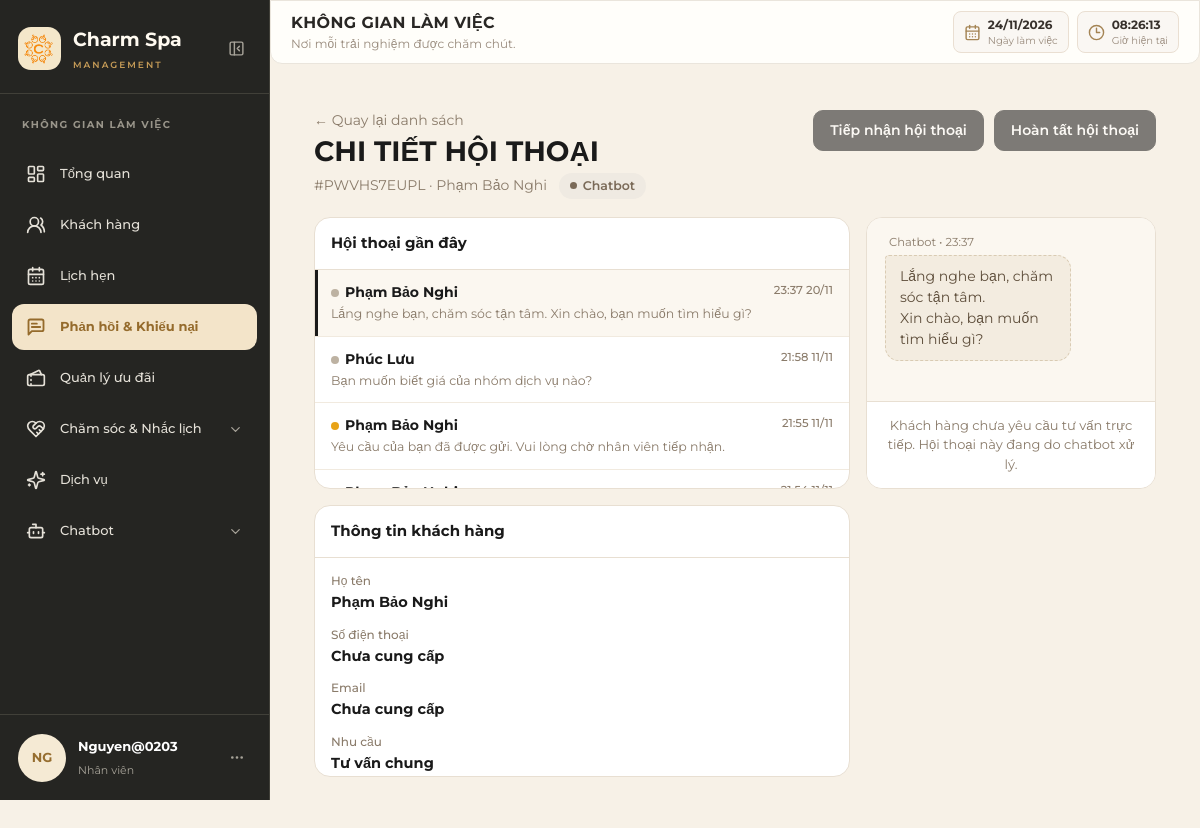
Page /chatbot/admin/conversations/PWVHS7EUPL/ (signed in) on the committed database.
### chatbot/models.py (models this page shows, shortened)
class PhienHoiThoai(models.Model):
    ma_pht = models.CharField(max_length=10, primary_key=True, verbose_name="Mã phiên hội thoại")
    ma_kh = models.ForeignKey(KhachHang, on_delete=models.SET_NULL, null=True, blank=True, verbose_name="Khách hàng")
    ma_kb = models.ForeignKey(KichBanChatbot, on_delete=models.SET_NULL, null=True, blank=True, verbose_name="Kịch bản")
    thoi_gian_bat_dau = models.DateTimeField(auto_now_add=True, verbose_name="Thời gian bắt đầu")
    thoi_gian_ket_thuc = models.DateTimeField(null=True, blank=True, verbose_name="Thời gian kết thúc")
    trang_thai = models.CharField(max_length=30, default='Đang xử lý', verbose_name="Trạng thái")
    ket_qua_xu_ly = models.CharField(max_length=255, null=True, blank=True, verbose_name="Kết quả xử lý")
    class Meta:
        verbose_name = "Phiên hội thoại"
        verbose_name_plural = "Phiên hội thoại"

class TinNhan(models.Model):
    ma_tn = models.CharField(max_length=10, primary_key=True, verbose_name="Mã tin nhắn")
    ma_pht = models.ForeignKey(PhienHoiThoai, on_delete=models.CASCADE, verbose_name="Phiên hội thoại")
    ma_nv = models.ForeignKey(NhanVien, on_delete=models.SET_NULL, null=True, blank=True, verbose_name="Nhân viên gửi")
    ma_buoc = models.ForeignKey(BuocChatbot, on_delete=models.SET_NULL, null=True, blank=True,
                                verbose_name="Bước chatbot gửi")
    loai_nguoi_gui = models.CharField(max_length=20, choices=[('Khách hàng', 'Khách hàng'), ('Chatbot', 'Chatbot'),
                                                              ('Nhân viên', 'Nhân viên')],
                                      verbose_name="Loại người gửi")
    noi_dung = models.TextField(verbose_name="Nội dung tin nhắn")
    thoi_gian = models.DateTimeField(auto_now_add=True, verbose_name="Thời gian")
    class Meta:
        verbose_name = "Tin nhắn"
        verbose_name_plural = "Tin nhắn"

class YeuCauTuVan(models.Model):
    ma_yctv = models.CharField(max_length=10, primary_key=True, verbose_name="Mã yêu cầu tư vấn")
    ma_pht = models.ForeignKey(PhienHoiThoai, on_delete=models.CASCADE, verbose_name="Phiên hội thoại")
    ma_nv = models.ForeignKey(NhanVien, on_delete=models.SET_NULL, null=True, blank=True,
                              verbose_name="Nhân viên tiếp nhận")
    noi_dung = models.TextField(verbose_name="Nội dung yêu cầu")
    thoi_gian_yeu_cau = models.DateTimeField(auto_now_add=True, verbose_name="Thời gian yêu cầu")
    trang_thai = models.CharField(max_length=30, default='Chờ xử lý', verbose_name="Trạng thái")
    nguoi_tiep_nhan = models.CharField(max_length=100, blank=True, default='', verbose_name="Người tiếp nhận")
    thoi_gian_tiep_nhan = models.DateTimeField(null=True, blank=True, verbose_name="Thời gian tiếp nhận")
    thoi_gian_hoan_tat = models.DateTimeField(null=True, blank=True, verbose_name="Thời gian hoàn tất")
    ghi_chu_xu_ly = models.TextField(blank=True, default='', verbose_name="Ghi chú xử lý")
    class Meta:
        verbose_name = "Yêu cầu tư vấn"
        verbose_name_plural = "Yêu cầu tư vấn"

### customers/models.py (models this page shows, shortened)
class KhachHang(models.Model):
    ma_kh = models.CharField(max_length=20, primary_key=True, verbose_name="Mã khách hàng")
    ma_tk = models.OneToOneField(TaiKhoan, on_delete=models.CASCADE, null=True, blank=True, verbose_name="Tài khoản", related_name="ho_so_khach_hang")
    ma_tv = models.ForeignKey(HangThanhVien, on_delete=models.SET_NULL, null=True, blank=True, verbose_name="Hạng thành viên")
    ho_ten = models.CharField(max_length=100, verbose_name="Họ và tên")
    ngay_sinh = models.DateField(null=True, blank=True, verbose_name="Ngày sinh")
    gioi_tinh = models.CharField(max_length=10, choices=[("Nam", "Nam"), ("Nữ", "Nữ"), ("Khác", "Khác")], null=True, blank=True, verbose_name="Giới tính")
    diem_tich_luy_kh = models.IntegerField(default=0, verbose_name="Điểm tích lũy")
    class Meta:
        db_table = "KHACH_HANG"
        verbose_name = "Khách hàng"
        verbose_name_plural = "Quản lý khách hàng"

### chatbot/views_chat.py (the view, shortened to what this page needs)
# urls.py: path('admin/conversations/<str:session_id>/', views_chat.admin_conversation_detail, name='admin_conversation_detail'),
@staff_portal_required
def admin_conversation_detail(request, session_id):
    conv = get_object_or_404(PhienHoiThoai, ma_pht=session_id)
    yc = _latest_request(conv)
    info = _request_summary(yc) if yc else {'fullname': '', 'phone': '', 'email': '', 'topic': ''}
    kh = conv.ma_kh
    customer = {
        'fullname': info['fullname'] or _first(kh, 'ho_ten', 'ho_va_ten', 'ten_khach_hang', 'ten') or 'Khách vãng lai',
        'phone': info['phone'] or _first(kh, 'so_dien_thoai', 'sdt', 'phone') or 'Chưa cung cấp',
        'email': info['email'] or 'Chưa cung cấp',
        'topic': info['topic'] or 'Tư vấn chung',
    }
    staff_name = ''
    events = []
    msgs = list(TinNhan.objects.filter(ma_pht=conv).order_by('thoi_gian'))
    timeline = cl.build_timeline(
        [{'id': m.ma_tn, 'sender': m.loai_nguoi_gui, 'content': cl.plain_text(m.noi_dung), 'dt': m.thoi_gian}
         for m in msgs],
        events)
    for item in timeline:
        item['time'] = _fmt(item['dt'], '%H:%M')
        item['date'] = _fmt(item['dt'], '%d/%m/%Y')
    history = [{'text': e['text'], 'time': _fmt(e['dt'], '%H:%M %d/%m/%Y')} for e in events if e.get('dt')]
    status = cl.derive_status(yc is not None, yc.trang_thai if yc else '')
    sidebar = _conversation_rows()[:15]
    return render(request, 'chatbot/admin_conversation_detail.html', {
        'conversation': conv,
        'customer': customer,
        'timeline': timeline,
        'history': history,
        'status': status,
        'has_request': yc is not None,
        'accepted': yc is not None and yc.trang_thai != cl.STATUS_WAITING,
        'completed': status == cl.STATUS_DONE,
        'staff_name': staff_name,
        'note': yc.ghi_chu_xu_ly if yc else '',
        'message_count': len(msgs),
        'sidebar': sidebar,
    })

### templates/chatbot/admin_conversation_detail.html (shortened to what this page needs)
{% extends 'layouts/staff_base.html' %}
{% load static %}
{% block extra_css %}
<link rel="stylesheet" href="{% static 'chatbot/css/conversation_admin.css' %}">
{% endblock %}
{% block content %}
<div class="container-fluid py-3 cv-page">
    <div class="cv-head">
        <div>
            <a href="{% url 'chatbot:admin_conversation_list' %}" class="cv-sub" style="text-decoration:none">&larr; Quay lại danh sách</a>
            <h3 class="cv-title" style="margin-top:4px">CHI TIẾT HỘI THOẠI</h3>
            <div class="cv-sub">#{{ conversation.ma_pht }} · {{ customer.fullname }}
                <span class="cv-badge {% if status == 'Chờ xử lý' %}wait{% elif status == 'Đang xử lý' %}active{% elif status == 'Đã hoàn tất' %}done{% else %}bot{% endif %}" style="margin-left:8px">{{ status }}</span>
            </div>
        </div>
        <div style="display:flex;gap:10px;flex-wrap:wrap">
            <button type="button" class="cv-btn" id="cvAccept" {% if accepted or completed or not has_request %}disabled{% endif %}>
                {% if accepted or completed %}Đã tiếp nhận hội thoại{% else %}Tiếp nhận hội thoại{% endif %}
            </button>
            <button type="button" class="cv-btn primary" id="cvOpenComplete" {% if completed or not has_request %}disabled{% endif %}>Hoàn tất hội thoại</button>
        </div>
    </div>
    <div class="cv-detail" id="cvDetail"
         data-status="{{ status }}"
         data-messages-url="{% url 'chatbot:admin_conversation_messages' conversation.ma_pht %}"
         data-reply-url="{% url 'chatbot:admin_conversation_reply' conversation.ma_pht %}"
         data-accept-url="{% url 'chatbot:admin_conversation_accept' conversation.ma_pht %}">
        <aside class="cv-panel cv-side">
            <div class="cv-panel-head">Hội thoại gần đây</div>
            <div class="cv-side-list">
                {% for r in sidebar %}
                <a class="cv-side-item {% if r.id == conversation.ma_pht %}active{% endif %}" href="{% url 'chatbot:admin_conversation_detail' r.id %}">
                    <div class="top"><span><span class="cv-dot {% if r.status == 'Chờ xử lý' %}wait{% elif r.status == 'Đang xử lý' %}active{% elif r.status == 'Đã hoàn tất' %}done{% endif %}"></span>{{ r.name }}</span><small>{{ r.time_label }}</small></div>
                    <div class="txt">{{ r.last_text }}</div>
                </a>
                {% endfor %}
            </div>
        </aside>
        <section class="cv-panel">
            <div class="cv-chat" id="cvChat">
                {% for it in timeline %}
                    {% if it.kind == 'sys' %}
                    <div class="cv-sysline">{{ it.content }} · {{ it.time }}</div>
                    {% else %}
                    <div class="cv-msg {% if it.sender == 'Nhân viên' %}staff{% elif it.sender == 'Chatbot' %}bot{% else %}cust{% endif %}" data-id="{{ it.id }}">
                        <span class="cv-meta">{{ it.sender }} • {{ it.time }}</span>
                        <div class="cv-bubble">{{ it.content|linebreaksbr }}</div>
                    </div>
                    {% endif %}
                {% empty %}
                    <div class="cv-sysline">Chưa có tin nhắn</div>
                {% endfor %}
            </div>
            {% if completed %}
            <div class="cv-lock">Hội thoại đã hoàn tất{% if note %} · Ghi chú: {{ note }}{% endif %}</div>
            {% elif not has_request %}
            <div class="cv-lock">Khách hàng chưa yêu cầu tư vấn trực tiếp. Hội thoại này đang do chatbot xử lý.</div>
            {% endif %}
        </section>
        <aside class="cv-panel">
            <div class="cv-panel-head">Thông tin khách hàng</div>
            <div class="cv-panel-body">
                <dl class="cv-info">
                    <dt>Họ tên</dt><dd>{{ customer.fullname }}</dd>
                    <dt>Số điện thoại</dt><dd>{{ customer.phone }}</dd>
                    <dt>Email</dt><dd>{{ customer.email }}</dd>
                    <dt>Nhu cầu</dt><dd>{{ customer.topic }}</dd>
                </dl>
            </div>
        </aside>
    </div>
</div>
{% endblock %}

### templates/components/staff_sidebar.html (shortened to what this page needs)
{% load static %}
<aside class="staff-sidebar" id="staffSidebar">
    <div class="sidebar-logo">
        <div class="logo-icon">
            <img src="{% static 'images/logo_tach_nen.png' %}" alt="Charm Spa Logo" style="width: 100%; height: 100%; object-fit: contain; border-radius: 9px;">
        </div>
        <div class="logo-text">
            <div class="logo-name">Charm Spa</div>
            <div class="logo-subtitle">MANAGEMENT</div>
        </div>
        <button type="button"
                class="sidebar-toggle"
                id="sidebarToggle"
                aria-label="Thu gọn thanh menu"
                aria-expanded="true">
            <i data-lucide="panel-left-close"></i>
        </button>
    </div>
    <div class="sidebar-section-title">KHÔNG GIAN LÀM VIỆC</div>
    {% with role=request.user.thong_tin_tai_khoan.vai_tro %}
    <nav class="sidebar-menu">
        <a href="{% url 'core:staff_dashboard' %}" title="Tổng quan"
           class="sidebar-item {% if active_menu == 'dashboard' %}active{% endif %}">
            <i data-lucide="layout-dashboard" class="sidebar-icon"></i>
            <span class="sidebar-label">Tổng quan</span>
        </a>
        <a href="{% url 'staff_customer_list' %}" title="Khách hàng"
           class="sidebar-item {% if active_menu == 'customers' %}active{% endif %}">
            <i data-lucide="users-round" class="sidebar-icon"></i>
            <span class="sidebar-label">Khách hàng</span>
        </a>
        <a href="{% url 'bookings:staff_booking_list' %}" title="Lịch hẹn"
           class="sidebar-item {% if active_menu == 'bookings' %}active{% endif %}">
            <i data-lucide="calendar-days" class="sidebar-icon"></i>
            <span class="sidebar-label">Lịch hẹn</span>
        </a>
        <a
            href="{% if role == 'Quản lý' or role == 'Admin' or role == 'Quản trị viên' %}{% url 'feedback:admin_feedback_list' %}{% elif role == 'Nhân viên' or role == 'Nhân viên CSKH' or role == 'Chuyên viên' %}{% url 'feedback:staff_feedback_list' %}{% else %}#{% endif %}"
            title="Phản hồi & Khiếu nại"
            class="sidebar-item {% if active_menu == 'feedback' %}active{% endif %}"
        >
            <i data-lucide="message-square-text" class="sidebar-icon"></i>
            <span class="sidebar-label">
                Phản hồi & Khiếu nại
            </span>
        </a>
        <a href="{% url 'notifications:admin_promotion_list' %}" title="Quản lý ưu đãi"
           class="sidebar-item {% if active_menu == 'promotions' or request.resolver_match.namespace == 'notifications' %}active{% endif %}">
            <i data-lucide="tickets" class="sidebar-icon"></i>
            <span class="sidebar-label">{% if role == 'Nhân viên' %}Xem ưu đãi{% else %}Quản lý ưu đãi{% endif %}</span>
        </a>
        <button type="button"
                class="sidebar-item sidebar-parent {% if active_menu == 'reminders' or active_menu == 'aftercare' %}active{% endif %}"
                id="careMenuToggle"
                aria-expanded="{% if active_menu == 'reminders' or active_menu == 'aftercare' %}true{% else %}false{% endif %}">
            <i data-lucide="heart-handshake" class="sidebar-icon"></i>
            <span class="sidebar-label">Chăm sóc & Nhắc lịch</span>
            <i data-lucide="chevron-down" class="sidebar-chevron"></i>
        </button>
        <a href="{% url 'services:staff_services' %}" title="Dịch vụ"
           class="sidebar-item {% if active_menu == 'services' or active_menu == 'dich_vu' %}active{% endif %}">
            <i data-lucide="sparkles" class="sidebar-icon"></i>
            <span class="sidebar-label">Dịch vụ</span>
        </a>
        <button type="button"
                class="sidebar-item sidebar-parent {% if active_menu == 'chatbot_conversations' or active_menu == 'chatbot_scripts' %}active{% endif %}"
                id="chatbotMenuToggle"
                aria-expanded="{% if active_menu == 'chatbot_conversations' or active_menu == 'chatbot_scripts' %}true{% else %}false{% endif %}">
            <i data-lucide="bot" class="sidebar-icon"></i>
            <span class="sidebar-label">Chatbot</span>
            <i data-lucide="chevron-down" class="sidebar-chevron"></i>
        </button>
    </nav>
    <div class="sidebar-user">
        <div class="user-avatar">
            {{ request.user.username|slice:":2"|upper|default:"?" }}
        </div>
        <div class="user-info">
            <strong>
                {{ request.user.ho_so_nhan_vien.ho_ten|default:request.user.thong_tin_tai_khoan.ho_so_nhan_vien.ho_ten|default:request.user.username|default:"Tài khoản" }}
            </strong>
            <span>
                {% if role == 'Quản lý' or role == 'Admin' or role == 'Quản trị viên' %}
                    Quản lý
                {% elif role == 'Nhân viên' or role == 'Nhân viên CSKH' or role == 'Chuyên viên' %}
                    Nhân viên
                {% else %}
                    {{ role|default:"Nhân viên" }}
                {% endif %}
            </span>
        </div>
        <button type="button"
                class="user-more"
                id="userMoreToggle"
                aria-label="Tùy chọn tài khoản"
                aria-expanded="false">
            <i data-lucide="ellipsis"></i>
        </button>
    </div>
    {% endwith %}
</aside>

### rows in the picture
PhienHoiThoai: ma_pht "PWVHS7EUPL"
KhachHang: fullname "Phạm Bảo Nghi", name "Phạm Bảo Nghi"
TinNhan: loai_nguoi_gui "Chatbot", sender "Chatbot", content "Lắng nghe bạn, chăm sóc tận tâm. Xin chào, bạn muốn tìm hiểu gì?"
KhachHang: name "Phúc Lưu"

### other values in the picture
{{ request.user.username|slice:":2"|upper|default:"?" }} "NG"
{{ role|default:"Nhân viên" }} "Nhân viên"
{{ r.time_label }} "23:37 20/11" "21:58 11/11" "21:55 11/11"
{{ r.last_text }} "Lắng nghe bạn, chăm sóc tận tâm. Xin chào, bạn muốn tìm hiểu gì?" "Bạn muốn biết giá của nhóm dịch vụ nào?" "Yêu cầu của bạn đã được gửi. Vui lòng chờ nhân viên tiếp nhận."
{{ r.name }} "Phạm Bảo Nghi"
{{ it.time }} "23:37"
{{ customer.phone }} "Chưa cung cấp"
{{ customer.email }} "Chưa cung cấp"
{{ customer.topic }} "Tư vấn chung"
